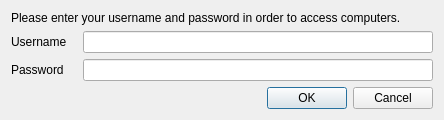
<?xml version="1.0" encoding="UTF-8"?>
<ui version="4.0">
 <class>PasswordDialog</class>
 <widget class="QDialog" name="PasswordDialog">
  <property name="windowTitle">
   <string>Hamonize Logon</string>
  </property>
  <property name="windowIcon">
   <iconset resource="../resources/core.qrc">
    <normaloff>:/core/application-x-pem-key.png</normaloff>:/core/application-x-pem-key.png</iconset>
  </property>
  <layout class="QVBoxLayout" name="verticalLayout">
   <item>
    <widget class="QLabel" name="label">
     <property name="text">
      <string>Please enter your username and password in order to access computers.</string>
     </property>
     <property name="wordWrap">
      <bool>true</bool>
     </property>
    </widget>
   </item>
   <item>
    <layout class="QGridLayout" name="gridLayout">
     <property name="horizontalSpacing">
      <number>16</number>
     </property>
     <item row="0" column="0">
      <widget class="QLabel" name="label_2">
       <property name="text">
        <string>Username</string>
       </property>
      </widget>
     </item>
     <item row="0" column="1">
      <widget class="QLineEdit" name="username">
       <property name="minimumSize">
        <size>
         <width>350</width>
         <height>0</height>
        </size>
       </property>
      </widget>
     </item>
     <item row="1" column="0">
      <widget class="QLabel" name="label_3">
       <property name="text">
        <string>Password</string>
       </property>
      </widget>
     </item>
     <item row="1" column="1">
      <widget class="QLineEdit" name="password">
       <property name="echoMode">
        <enum>QLineEdit::Password</enum>
       </property>
      </widget>
     </item>
    </layout>
   </item>
   <item>
    <widget class="QDialogButtonBox" name="buttonBox">
     <property name="standardButtons">
      <set>QDialogButtonBox::Cancel|QDialogButtonBox::Ok</set>
     </property>
    </widget>
   </item>
  </layout>
 </widget>
 <resources>
  <include location="../resources/core.qrc"/>
 </resources>
 <connections>
  <connection>
   <sender>buttonBox</sender>
   <signal>accepted()</signal>
   <receiver>PasswordDialog</receiver>
   <slot>accept()</slot>
   <hints>
    <hint type="sourcelabel">
     <x>206</x>
     <y>137</y>
    </hint>
    <hint type="destinationlabel">
     <x>169</x>
     <y>79</y>
    </hint>
   </hints>
  </connection>
  <connection>
   <sender>buttonBox</sender>
   <signal>rejected()</signal>
   <receiver>PasswordDialog</receiver>
   <slot>reject()</slot>
   <hints>
    <hint type="sourcelabel">
     <x>206</x>
     <y>137</y>
    </hint>
    <hint type="destinationlabel">
     <x>169</x>
     <y>79</y>
    </hint>
   </hints>
  </connection>
  <connection>
   <sender>password</sender>
   <signal>textChanged(QString)</signal>
   <receiver>PasswordDialog</receiver>
   <slot>updateOkButton()</slot>
   <hints>
    <hint type="sourcelabel">
     <x>204</x>
     <y>107</y>
    </hint>
    <hint type="destinationlabel">
     <x>169</x>
     <y>78</y>
    </hint>
   </hints>
  </connection>
  <connection>
   <sender>username</sender>
   <signal>textChanged(QString)</signal>
   <receiver>PasswordDialog</receiver>
   <slot>updateOkButton()</slot>
   <hints>
    <hint type="sourcelabel">
     <x>204</x>
     <y>76</y>
    </hint>
    <hint type="destinationlabel">
     <x>169</x>
     <y>78</y>
    </hint>
   </hints>
  </connection>
 </connections>
 <slots>
  <slot>updateOkButton()</slot>
 </slots>
</ui>
